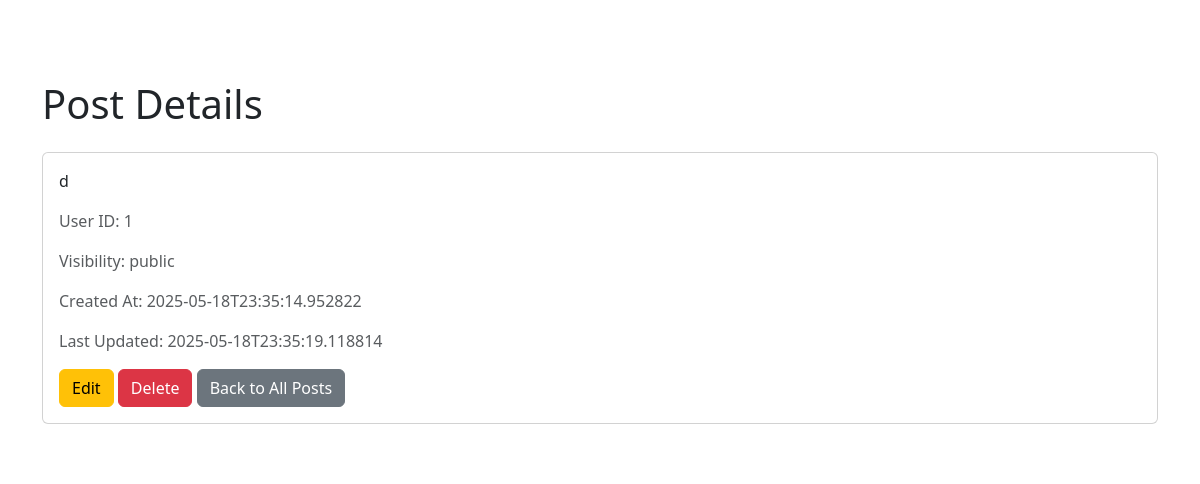
Screenshot of /posts/14 with the database file from the repository.
### tables this page shows
CREATE TABLE posts (
                    id INTEGER PRIMARY KEY AUTOINCREMENT,
                    user_id INTEGER NOT NULL,
                    text_content TEXT,
                    image BLOB,
                    created_at TEXT DEFAULT CURRENT_TIMESTAMP,
                    updated_at TEXT DEFAULT CURRENT_TIMESTAMP,
                    visibility TEXT CHECK(visibility IN ('public', 'private', 'friends-only')) NOT NULL DEFAULT 'public',
                    FOREIGN KEY(user_id) REFERENCES users(id)
                );

### controllers/Posts_Controller.py (the view)
@posts_bp.route('/posts/<int:post_id>', methods=['GET'])
def view_post(post_id):
    post = Posts_Model.get_post(post_id)
    if post and post['image']:
        post['image'] = base64.b64encode(post['image']).decode('utf-8')
    print(post, type(post), "viewpost")
    return render_template('posts/posts_view.html', post=post)

### models/Posts_Model.py (called while the page is built)
    @classmethod
    def get_post(cls, id):
        with sqlite3.connect(cls.DB_PATH) as conn:
            cursor = conn.cursor()
            cursor.execute("SELECT * FROM posts WHERE id = ?", (id,))
            row = cursor.fetchone()
            if row:
                return {
                    'id': row[0],
                    'user_id': row[1],
                    'text_content': row[2],
                    'image': row[3],
                    'created_at': row[4],
                    'updated_at': row[5],
                    'visibility': row[6]
                }
            return None

### templates/posts/posts_view.html (shortened to what this page needs)
<!DOCTYPE html>
<html lang="en">
<head>
    <link rel="stylesheet" href="/static/css/styles.css">
    <link href="https://cdn.jsdelivr.net/npm/bootstrap@5.3.0/dist/css/bootstrap.min.css" rel="stylesheet">
</head>
<body>
<div class="container mt-5">
    <h1 class="mb-4">Post Details</h1>
    <div class="card">
        <div class="card-body">
            <p class="card-text">{{ post.text_content }}</p>
            <p class="text-muted">User ID: {{ post.user_id }}</p>
            <p class="text-muted">Visibility: {{ post.visibility }}</p>
            <p class="text-muted">Created At: {{ post.created_at }}</p>
            <p class="text-muted">Last Updated: {{ post.updated_at }}</p>
            <a href="{{ url_for('posts.edit_post', post_id=post.id) }}" class="btn btn-warning">Edit</a>
            <form action="{{ url_for('posts.delete_post', post_id=post.id) }}" method="POST" style="display:inline;" onsubmit="return confirm('Delete this post?');">
                <button type="submit" class="btn btn-danger">Delete</button>
            </form>
            <a href="{{ url_for('posts.list_posts') }}" class="btn btn-secondary">Back to All Posts</a>
        </div>
    </div>
</div>
</body>
</html>

### static/css/styles.css (style rules this page uses)
body { font-family: 'Helvetica Neue', sans-serif; margin: 2em; background-color: #f9f9f9; }
h1 { color: #333; }
.container { padding: 2em; background: #fff; border-radius: 8px; }

### rows the page displays
posts: text_content "d", user_id "1", visibility "public", created_at "2025-05-18T23:35:14.952822", updated_at "2025-05-18T23:35:19.118814"
